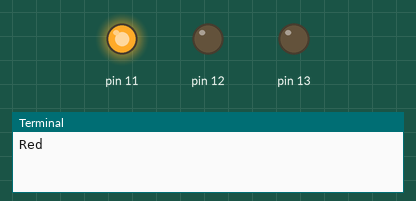
Simulated run of this program. Board: Raspberry Pi (header pin numbers). On the bench: output pins drawn as LEDs (lit = HIGH), the last lines printed to the terminal.

Above: at 0.5 s.
At 1.5 s:
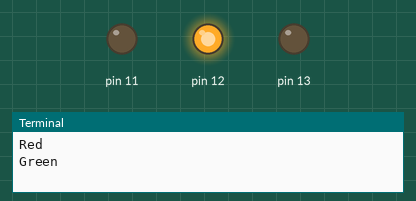
At 5.5 s:
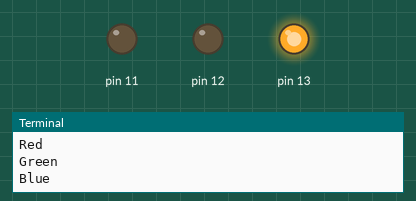
Timing chart, 0 to 6.9 s (numbered marks = the images above):
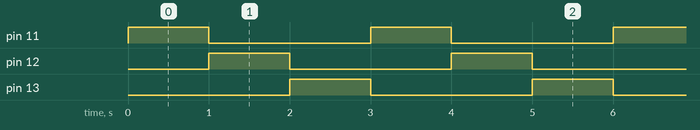

The program:

exp01-ledblink.py
```python
import RPi.GPIO as IO
from time import sleep

IO.setwarnings(False)
IO.setmode(IO.BOARD)
IO.setup(11,IO.OUT)
IO.setup(12,IO.OUT)
IO.setup(13,IO.OUT)

while 1:
  IO.output(11,IO.HIGH)
  IO.output(12,IO.LOW)
  IO.output(13,IO.LOW)
  print("Red")
  sleep(1)
  IO.output(11,IO.LOW)
  IO.output(12,IO.HIGH)
  IO.output(13,IO.LOW)
  print("Green")
  sleep(1)
  IO.output(11,IO.LOW)
  IO.output(12,IO.LOW)
  IO.output(13,IO.HIGH)
  print("Blue")
  sleep(1)
```

Measured:
- by itself, pin 11–13: alternates HIGH for 1.0 s and LOW for 2.0 s
- by itself, everything shown: repeats every 3.0 s, in 3 steps
